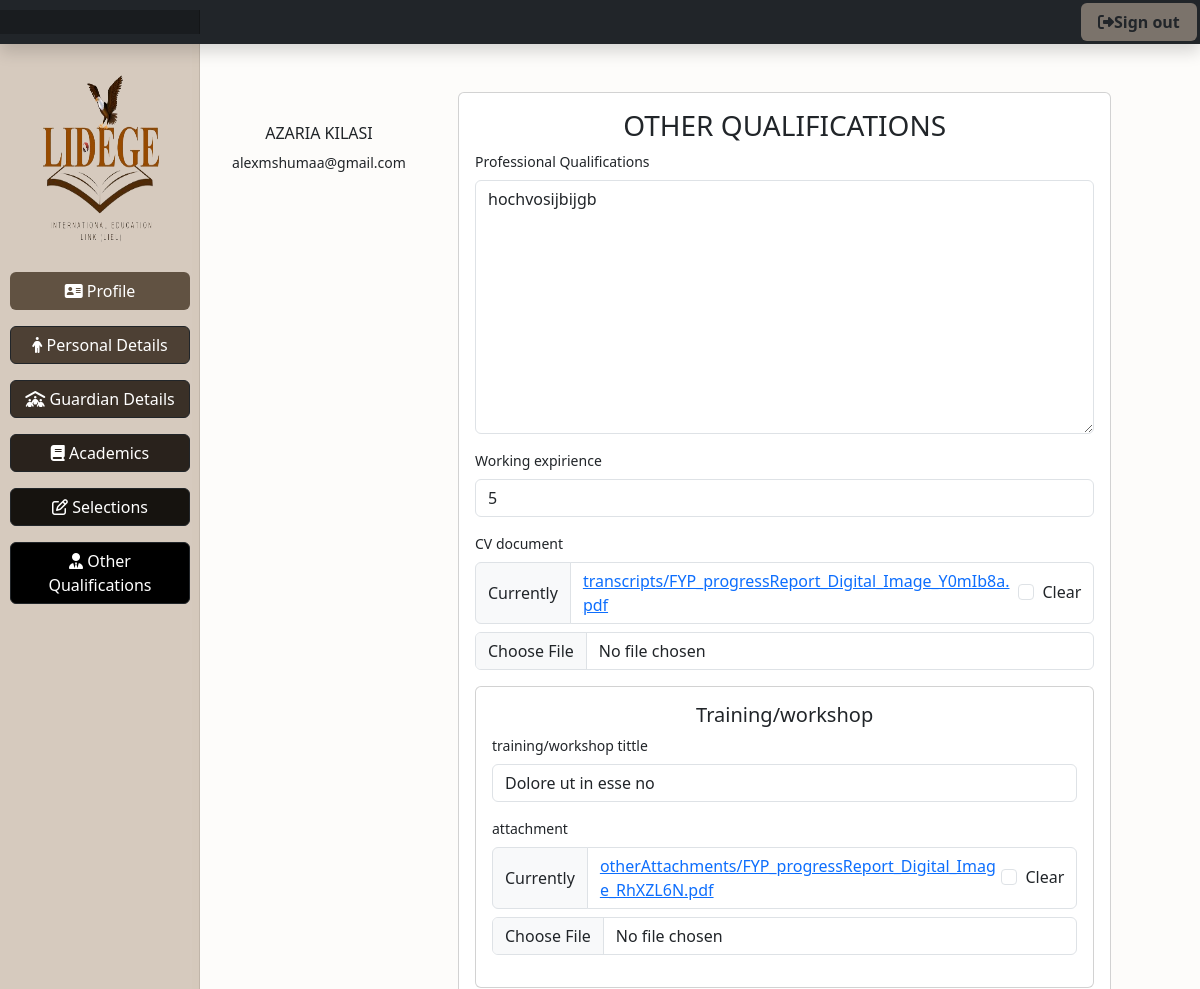
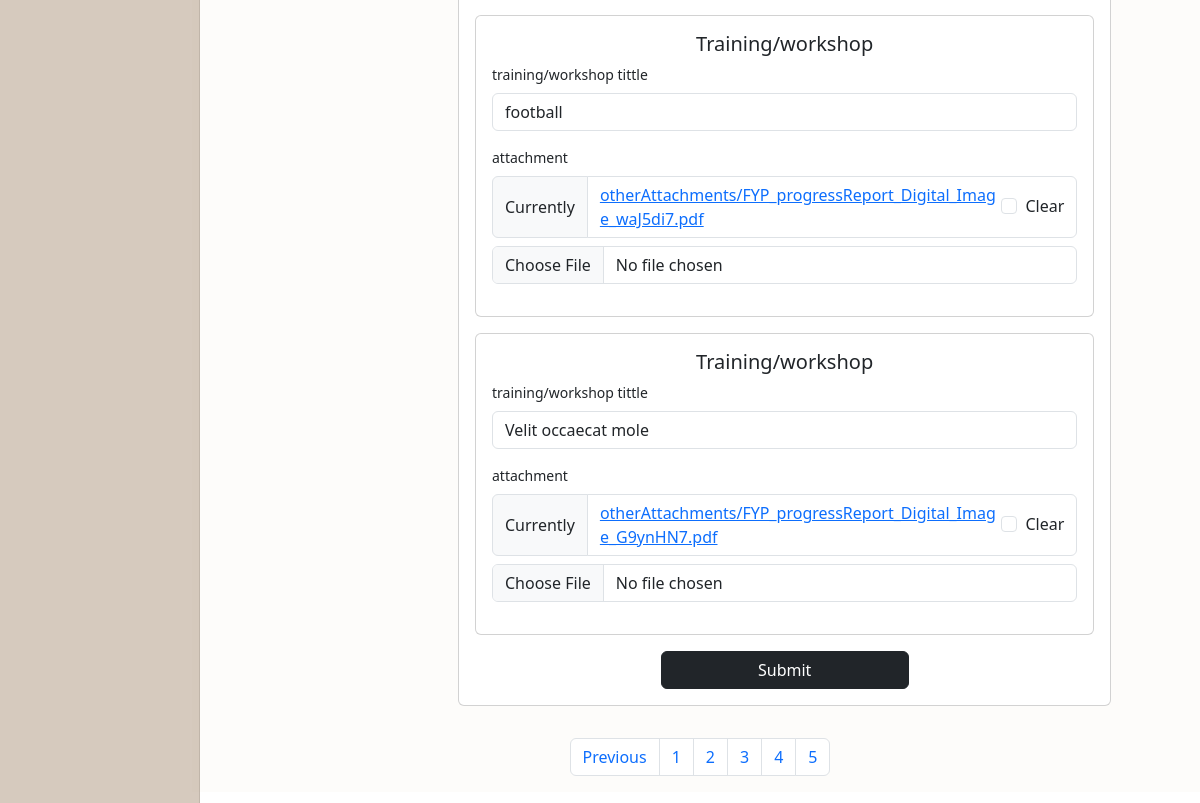
/other/ (signed in), run on the app's committed database (2 pictures, top to bottom).
### applicantsReg/models.py (models this page shows, shortened)
class Applicant_Personal_Details(models.Model):
    user = models.OneToOneField(CustomUser, on_delete=models.CASCADE,related_name='personal_details')
    firstname = models.CharField(max_length=100)
    last_name = models.CharField(max_length=100)
    phone = models.CharField(max_length=13)
    date_of_birth =  models.DateField(null=True)
    submission_time = SubmissionTimeField(null=True)
    nationality = models.CharField(
        max_length=100,
        choices=[(country.name, country.name) for country in pycountry.countries],
        blank=True,
        null=True,
    )
    profile_image = models.ImageField(upload_to='profile_images/', blank=True)
    class Meta:
        verbose_name_plural = "Applicant personal Details"

class CustomUser(AbstractUser):
    email = models.EmailField(unique=True, blank=True, null=True)
    username = models.CharField(max_length=100, unique=True)
    referred_by = models.ForeignKey('self', on_delete=models.SET_NULL, null=True, related_name='referrals')
    class Meta:
        verbose_name_plural = "Users"

class Applicant_Other_Qualifications(models.Model):
    user = models.OneToOneField(CustomUser, on_delete=models.CASCADE,related_name='other_qualifications')
    professional_Qualifications = models.TextField(null=True, blank=True)
    language_proficiency = models.CharField(max_length=10,null=True, blank=True)
    working_expirience = models.IntegerField(null=True, blank=True)
    computer_literacy = models.CharField(max_length=255,null=True, blank=True)
    CV_document = LimitedFileField(upload_to='transcripts/',null=True, blank=True)
    training_or_workshop1 = models.CharField(max_length=300,null=True, blank=True)
    training_or_workshop2 = models.CharField(max_length=300,null=True, blank=True)
    training_or_workshop3 = models.CharField(max_length=300,null=True, blank=True)
    other_attachments1 = LimitedFileField(upload_to='otherAttachments/',null=True, blank=True)
    other_attachments2 = LimitedFileField(upload_to='otherAttachments/',null=True, blank=True)
    other_attachments3 = LimitedFileField(upload_to='otherAttachments/',null=True, blank=True)
    training_and_workshops = LimitedFileField(upload_to='otherAttachments/',null=True, blank=True)
    submission_time = SubmissionTimeField(null=True)

### applicantsReg/views.py (the view)
# urls.py: path('other/',views.other_qualifications_view,name = 'other'),
@login_required
def other_qualifications_view(request):
    applicant_details = getattr(request.user, 'personal_details', None)
    if request.user.is_staff:
        return redirect("applist")
    other_qualifications   = getattr(request.user, 'other_qualifications', None)
    if other_qualifications :
        submission_time = other_qualifications.submission_time  # Assuming there's a submission_time field in your model
        if other_qualifications is not None and submission_time is not None:
            if submission_time + timedelta(hours=168) < timezone.now():  # Assuming there's a submission_time field in your model
                messages.warning(request, "You can't modify your data after 24 hours since submission.")
                return redirect("home")
        if request.method == "POST":
            form = ApplicantOtherQualificationsForm(request.POST, request.FILES, instance = other_qualifications )
            if form.is_valid():
                form.save()
                return redirect('profile')
        else:
            form = ApplicantOtherQualificationsForm(instance = other_qualifications)
        return render(request, "otherQualifications.html", {"form": form,"applicant_details":applicant_details,"messages":messages})
    else:
        error_message = "You don't have any profile you may logout or contact you system admin."
        messages.warning(request, error_message)
        return redirect("home")

### applicantsReg/templates/otherQualifications.html (shortened to what this page needs)
{%extends 'base7.html'%}
{%load static%}
{%load crispy_forms_tags%}
{%block content%}
<div class="row" style="background-color:#f1e7dd27; height:cover; margin-bottom: 2rem;">
    <div class="col-md-3">
        {%if applicant_details.profile_image%}
        <h6 style="text-align: center;">{{applicant_details.firstname}} {{applicant_details.last_name}}</h6>
        <p style="text-align: center;">{{applicant_details.user.email}}</p>
        {%else%}
        <img class="rounded-circle" src="{%static 'img/avatar.jpg'%}" alt="" style="width: 50%; margin-left: 25%; margin-top: 3rem;">
        <h6 style="text-align: center;margin-top: 0.5rem;">{{applicant_details.user.email}}</h6>
        {%endif%}
    </div>
    <div class="col-md-8">
        <div class="card" style="margin-top: 3rem; padding: 1rem;">
            <div class="row">
                <div class="col-md-12">
                    <h3 style="text-align: center;">OTHER QUALIFICATIONS</h3>
                    <form action="" method="POST" enctype="multipart/form-data">
                        {{form.professional_Qualifications|as_crispy_field}}
                        {{form.working_expirience|as_crispy_field}}
                        {{form.CV_document|as_crispy_field}}
                        <div class="card mb-3" style="padding: 1rem;">
                            <h5 style="text-align: center;">Training/workshop</h5>
                            {{form.training_or_workshop1|as_crispy_field}}
                            {{form.other_attachments1|as_crispy_field}}
                        </div>
                        <div class="card mb-3" style="padding: 1rem;">
                            <h5 style="text-align: center;">Training/workshop</h5>
                            {{form.training_or_workshop2|as_crispy_field}}
                            {{form.other_attachments2|as_crispy_field}}
                        </div>
                        <div class="card mb-3" style="padding: 1rem;">
                            <h5 style="text-align: center;">Training/workshop</h5>
                            {{form.training_or_workshop3|as_crispy_field}}
                            {{form.other_attachments3|as_crispy_field}}
                        </div>
                        <input type="submit" value="Submit" class="btn btn-dark" style="width: 40%; margin-left: 30%;">
                    </form>
                </div>
            </div>
        </div>
    </div>
    <nav aria-label="Page navigation example" style="margin-top: 2rem;">
        <ul class="pagination justify-content-center">
          <li class="page-item">
            <a class="page-link" href="{%url 'selections'%}" tabindex="-1" aria-disabled="true">Previous</a>
          </li>
          <li class="page-item"><a class="page-link" href="{%url 'applicant_details'%}">1</a></li>
          <li class="page-item"><a class="page-link" href="{%url 'guardian'%}">2</a></li>
          <li class="page-item"><a class="page-link" href="{%url 'academics'%}">3</a></li>
          <li class="page-item"><a class="page-link" href="{%url 'selections'%}">4</a></li>
          <li class="page-item"><a class="page-link" href="{%url 'other'%}">5</a></li>
        </ul>
</div>
{%endblock%}

### static/css/dashboard.css (style rules this page uses)
body { font-size: .875rem; }

### data on the page
Applicant_Personal_Details: firstname "AZARIA", last_name "KILASI", user.email "alexmshumaa@gmail.com"
Applicant_Other_Qualifications: professional_Qualifications "hochvosijbijgb", working_expirience "5", training_or_workshop1 "Dolore ut in esse no", training_or_workshop2 "football", training_or_workshop3 "Velit occaecat mole"
